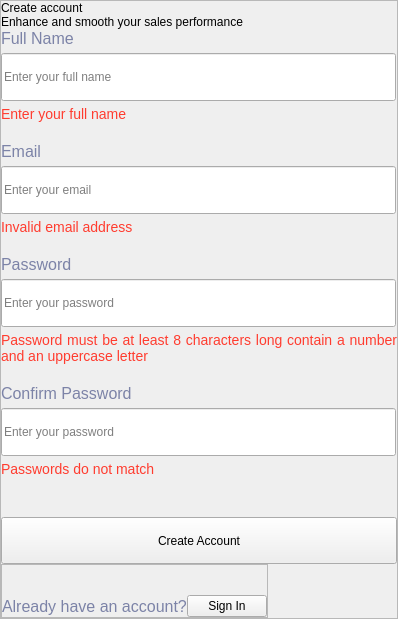
          <widget class="QWidget" name="registration_page">
           <layout class="QVBoxLayout" name="registration_layout">
            <property name="spacing">
             <number>0</number>
            </property>
            <property name="leftMargin">
             <number>0</number>
            </property>
            <property name="topMargin">
             <number>0</number>
            </property>
            <property name="rightMargin">
             <number>0</number>
            </property>
            <property name="bottomMargin">
             <number>0</number>
            </property>
            <item alignment="Qt::AlignHCenter|Qt::AlignVCenter">
             <widget class="QFrame" name="reg_main_frame">
              <property name="styleSheet">
               <string notr="true">QLineEdit[error=true] {
	border: 1px solid #FF3C2F;
}

#reg_error_name, #reg_error_email, #reg_error_pass, #reg_error_pass2 {
	margin-top: 5px;
	font-size: 14px;
	color: #FF3C2F;
}

#reg_name_label {
	font-size: 16px;
	color: #7C83A7;
	margin-bottom: 5px;
}
#reg_email_label, #reg_pass_label, #reg_pass2_label {
	font-size: 16px;
	color: #7C83A7;
	margin-bottom: 5px;
	margin-top: 20px;
}</string>
              </property>
              <property name="frameShape">
               <enum>QFrame::StyledPanel</enum>
              </property>
              <property name="frameShadow">
               <enum>QFrame::Raised</enum>
              </property>
              <layout class="QVBoxLayout" name="reg_main_layout">
               <property name="spacing">
                <number>0</number>
               </property>
               <property name="leftMargin">
                <number>0</number>
               </property>
               <property name="topMargin">
                <number>0</number>
               </property>
               <property name="rightMargin">
                <number>0</number>
               </property>
               <property name="bottomMargin">
                <number>0</number>
               </property>
               <item>
                <widget class="QLabel" name="reg_header">
                 <property name="styleSheet">
                  <string notr="true"/>
                 </property>
                 <property name="text">
                  <string>Create account</string>
                 </property>
                 <property name="textFormat">
                  <enum>Qt::AutoText</enum>
                 </property>
                 <property name="alignment">
                  <set>Qt::AlignJustify|Qt::AlignVCenter</set>
                 </property>
                 <property name="margin">
                  <number>0</number>
                 </property>
                 <property name="indent">
                  <number>-1</number>
                 </property>
                </widget>
               </item>
               <item>
                <widget class="QLabel" name="reg_text">
                 <property name="styleSheet">
                  <string notr="true"/>
                 </property>
                 <property name="text">
                  <string>Enhance and smooth your sales performance</string>
                 </property>
                 <property name="alignment">
                  <set>Qt::AlignJustify|Qt::AlignVCenter</set>
                 </property>
                </widget>
               </item>
               <item>
                <widget class="QLabel" name="reg_name_label">
                 <property name="styleSheet">
                  <string notr="true"/>
                 </property>
                 <property name="text">
                  <string>Full Name</string>
                 </property>
                 <property name="alignment">
                  <set>Qt::AlignJustify|Qt::AlignVCenter</set>
                 </property>
                </widget>
               </item>
               <item>
                <widget class="QLineEdit" name="reg_name_input">
                 <property name="enabled">
                  <bool>true</bool>
                 </property>
                 <property name="sizePolicy">
                  <sizepolicy hsizetype="Fixed" vsizetype="Fixed">
                   <horstretch>0</horstretch>
                   <verstretch>0</verstretch>
                  </sizepolicy>
                 </property>
                 <property name="minimumSize">
                  <size>
                   <width>395</width>
                   <height>48</height>
                  </size>
                 </property>
                 <property name="maximumSize">
                  <size>
                   <width>395</width>
                   <height>48</height>
                  </size>
                 </property>
                 <property name="layoutDirection">
                  <enum>Qt::LeftToRight</enum>
                 </property>
                 <property name="styleSheet">
                  <string notr="true"/>
                 </property>
                 <property name="text">
                  <string/>
                 </property>
                 <property name="echoMode">
                  <enum>QLineEdit::Normal</enum>
                 </property>
                 <property name="alignment">
                  <set>Qt::AlignLeading|Qt::AlignLeft|Qt::AlignVCenter</set>
                 </property>
                 <property name="placeholderText">
                  <string>Enter your full name</string>
                 </property>
                </widget>
               </item>
               <item>
                <widget class="QLabel" name="reg_error_name">
                 <property name="focusPolicy">
                  <enum>Qt::NoFocus</enum>
                 </property>
                 <property name="styleSheet">
                  <string notr="true"/>
                 </property>
                 <property name="text">
                  <string>Enter your full name</string>
                 </property>
                 <property name="alignment">
                  <set>Qt::AlignJustify|Qt::AlignVCenter</set>
                 </property>
                </widget>
               </item>
               <item>
                <widget class="QLabel" name="reg_email_label">
                 <property name="styleSheet">
                  <string notr="true"/>
                 </property>
                 <property name="text">
                  <string>Email</string>
                 </property>
                 <property name="alignment">
                  <set>Qt::AlignJustify|Qt::AlignVCenter</set>
                 </property>
                </widget>
               </item>
               <item>
                <widget class="QLineEdit" name="reg_email_input">
                 <property name="enabled">
                  <bool>true</bool>
                 </property>
                 <property name="sizePolicy">
                  <sizepolicy hsizetype="Fixed" vsizetype="Fixed">
                   <horstretch>0</horstretch>
                   <verstretch>0</verstretch>
                  </sizepolicy>
                 </property>
                 <property name="minimumSize">
                  <size>
                   <width>395</width>
                   <height>48</height>
                  </size>
                 </property>
                 <property name="maximumSize">
                  <size>
                   <width>395</width>
                   <height>48</height>
                  </size>
                 </property>
                 <property name="layoutDirection">
                  <enum>Qt::LeftToRight</enum>
                 </property>
                 <property name="styleSheet">
                  <string notr="true"/>
                 </property>
                 <property name="text">
                  <string/>
                 </property>
                 <property name="echoMode">
                  <enum>QLineEdit::Normal</enum>
                 </property>
                 <property name="alignment">
                  <set>Qt::AlignLeading|Qt::AlignLeft|Qt::AlignVCenter</set>
                 </property>
                 <property name="placeholderText">
                  <string>Enter your email</string>
                 </property>
                </widget>
               </item>
               <item>
                <widget class="QLabel" name="reg_error_email">
                 <property name="focusPolicy">
                  <enum>Qt::NoFocus</enum>
                 </property>
                 <property name="styleSheet">
                  <string notr="true"/>
                 </property>
                 <property name="text">
                  <string>Invalid email address</string>
                 </property>
                 <property name="alignment">
                  <set>Qt::AlignJustify|Qt::AlignVCenter</set>
                 </property>
                </widget>
               </item>
               <item>
                <widget class="QLabel" name="reg_pass_label">
                 <property name="styleSheet">
                  <string notr="true"/>
                 </property>
                 <property name="text">
                  <string>Password</string>
                 </property>
                 <property name="alignment">
                  <set>Qt::AlignJustify|Qt::AlignVCenter</set>
                 </property>
                </widget>
               </item>
               <item>
                <widget class="QLineEdit" name="reg_pass_input">
                 <property name="enabled">
                  <bool>true</bool>
                 </property>
                 <property name="sizePolicy">
                  <sizepolicy hsizetype="Fixed" vsizetype="Fixed">
                   <horstretch>0</horstretch>
                   <verstretch>0</verstretch>
                  </sizepolicy>
                 </property>
                 <property name="minimumSize">
                  <size>
                   <width>395</width>
                   <height>48</height>
                  </size>
                 </property>
                 <property name="maximumSize">
                  <size>
                   <width>395</width>
                   <height>48</height>
                  </size>
                 </property>
                 <property name="layoutDirection">
                  <enum>Qt::LeftToRight</enum>
                 </property>
                 <property name="styleSheet">
                  <string notr="true"/>
                 </property>
                 <property name="text">
                  <string/>
                 </property>
                 <property name="echoMode">
                  <enum>QLineEdit::Password</enum>
                 </property>
                 <property name="alignment">
                  <set>Qt::AlignLeading|Qt::AlignLeft|Qt::AlignVCenter</set>
                 </property>
                 <property name="placeholderText">
                  <string>Enter your password</string>
                 </property>
                </widget>
               </item>
               <item>
                <widget class="QLabel" name="reg_error_pass">
                 <property name="focusPolicy">
                  <enum>Qt::NoFocus</enum>
                 </property>
                 <property name="styleSheet">
                  <string notr="true"/>
                 </property>
                 <property name="text">
                  <string>Password must be at least 8 characters long contain a number and an uppercase letter</string>
                 </property>
                 <property name="alignment">
                  <set>Qt::AlignJustify|Qt::AlignVCenter</set>
                 </property>
                 <property name="wordWrap">
                  <bool>true</bool>
                 </property>
                </widget>
               </item>
               <item>
                <widget class="QLabel" name="reg_pass2_label">
                 <property name="styleSheet">
                  <string notr="true"/>
                 </property>
                 <property name="text">
                  <string>Confirm Password</string>
                 </property>
                 <property name="alignment">
                  <set>Qt::AlignJustify|Qt::AlignVCenter</set>
                 </property>
                </widget>
               </item>
               <item>
                <widget class="QLineEdit" name="reg_pass2_input">
                 <property name="enabled">
                  <bool>true</bool>
                 </property>
                 <property name="sizePolicy">
                  <sizepolicy hsizetype="Fixed" vsizetype="Fixed">
                   <horstretch>0</horstretch>
                   <verstretch>0</verstretch>
                  </sizepolicy>
                 </property>
                 <property name="minimumSize">
                  <size>
                   <width>395</width>
                   <height>48</height>
                  </size>
                 </property>
                 <property name="maximumSize">
                  <size>
                   <width>395</width>
                   <height>48</height>
                  </size>
                 </property>
                 <property name="layoutDirection">
                  <enum>Qt::LeftToRight</enum>
                 </property>
                 <property name="styleSheet">
                  <string notr="true"/>
                 </property>
                 <property name="text">
                  <string/>
                 </property>
                 <property name="echoMode">
                  <enum>QLineEdit::Password</enum>
                 </property>
                 <property name="alignment">
                  <set>Qt::AlignLeading|Qt::AlignLeft|Qt::AlignVCenter</set>
                 </property>
                 <property name="placeholderText">
                  <string>Enter your password</string>
                 </property>
                </widget>
               </item>
               <item>
                <widget class="QLabel" name="reg_error_pass2">
                 <property name="focusPolicy">
                  <enum>Qt::NoFocus</enum>
                 </property>
                 <property name="styleSheet">
                  <string notr="true"/>
                 </property>
                 <property name="text">
                  <string>Passwords do not match</string>
                 </property>
                 <property name="alignment">
                  <set>Qt::AlignJustify|Qt::AlignVCenter</set>
                 </property>
                </widget>
               </item>
               <item>
                <spacer name="reg_vertical_spacer">
                 <property name="orientation">
                  <enum>Qt::Vertical</enum>
                 </property>
                 <property name="sizeType">
                  <enum>QSizePolicy::Fixed</enum>
                 </property>
                 <property name="sizeHint" stdset="0">
                  <size>
                   <width>20</width>
                   <height>40</height>
                  </size>
                 </property>
                </spacer>
               </item>
               <item>
                <widget class="QPushButton" name="reg_create_acc_butt">
                 <property name="sizePolicy">
                  <sizepolicy hsizetype="Fixed" vsizetype="Fixed">
                   <horstretch>0</horstretch>
                   <verstretch>0</verstretch>
                  </sizepolicy>
                 </property>
                 <property name="minimumSize">
                  <size>
                   <width>396</width>
                   <height>47</height>
                  </size>
                 </property>
                 <property name="maximumSize">
                  <size>
                   <width>396</width>
                   <height>47</height>
                  </size>
                 </property>
                 <property name="cursor">
                  <cursorShape>PointingHandCursor</cursorShape>
                 </property>
                 <property name="styleSheet">
                  <string notr="true"/>
                 </property>
                 <property name="text">
                  <string>Create Account</string>
                 </property>
                </widget>
               </item>
               <item alignment="Qt::AlignLeft">
                <widget class="QFrame" name="reg_bot_frame">
                 <property name="frameShape">
                  <enum>QFrame::StyledPanel</enum>
                 </property>
                 <property name="frameShadow">
                  <enum>QFrame::Raised</enum>
                 </property>
                 <layout class="QHBoxLayout" name="reg_bot_layout">
                  <property name="spacing">
                   <number>0</number>
                  </property>
                  <property name="leftMargin">
                   <number>0</number>
                  </property>
                  <property name="topMargin">
                   <number>30</number>
                  </property>
                  <property name="rightMargin">
                   <number>0</number>
                  </property>
                  <property name="bottomMargin">
                   <number>0</number>
                  </property>
                  <item>
                   <widget class="QLabel" name="reg_bot_text">
                    <property name="styleSheet">
                     <string notr="true">font-size: 16px;
color: #7C83A7;
</string>
                    </property>
                    <property name="text">
                     <string>Already have an account?</string>
                    </property>
                   </widget>
                  </item>
                  <item>
                   <widget class="QPushButton" name="reg_sign_but">
                    <property name="cursor">
                     <cursorShape>PointingHandCursor</cursorShape>
                    </property>
                    <property name="styleSheet">
                     <string notr="true"/>
                    </property>
                    <property name="text">
                     <string>Sign In</string>
                    </property>
                   </widget>
                  </item>
                 </layout>
                </widget>
               </item>
              </layout>
             </widget>
            </item>
           </layout>
          </widget>
